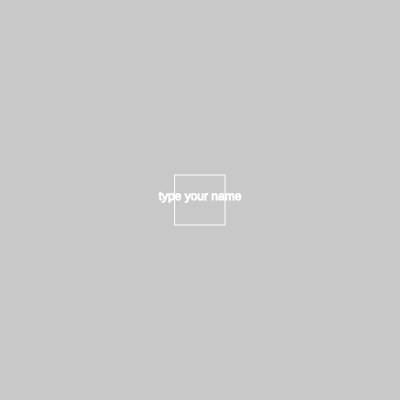
Frame 1 (no input)
Frame 60 (no input): identical to frame 1, image omitted
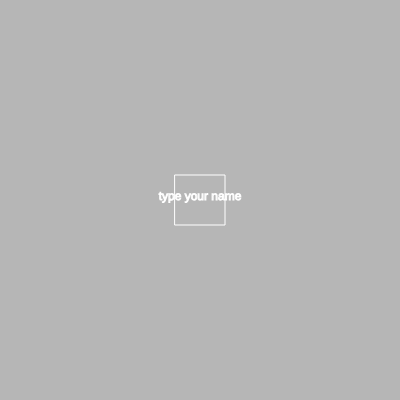
Frame 120 (the mouse pressed at the canvas centre since frame 60)

The p5.js sketch that drew these frames (run headless with seeded random() and noise() and a simulated clock; from frame 60 on, the mouse is pressed at the canvas centre):

// p5.js sketch
// ── sketch.js
// https://p5js.org/reference/#DOM

//activity make something happen inside the canvas once you change the input, think simple but effective. Consider the challenge of the background function in the draw loop, is there a way to leave the shapes? maybe createGraphic()?

let canvas;
let bgcolor;
let button;
let slider;
let input;
let inputP;
let nameP;

function setup() {
  canvas = createCanvas(400, 400);
  bgcolor = color(200);

  //DOM

  //mouseover and mouseout functions can work on canvas and mousePressed function on canvas
  canvas.mouseOver(overpara);
  canvas.mouseOut(outpara);
  canvas.mousePressed(changeColor);

  //mouseover and mouseout functions
  nameP = createP("Your name!");
  nameP.mouseOver(overpara);
  nameP.mouseOut(outpara);

  createP(""); //cheeky way to make space
  button = createButton("Change Color!");
  button.mousePressed(changeColor);

  createP(""); //cheeky way to make space
  slider = createSlider(10, 100, 50);

  createP(""); //cheeky way to make space
  input = createInput("type your name");

  inputP = createP("The Text you Type will be here.");

  input.changed(updateText); //changed checks any change after the action

  input.input(updateText); //input checks any change (even while presently changing)

  noCursor();
}

function updateText() {
  nameP.html(input.value()); //changes nameP once changed
}

function overpara() {
  nameP.html("your mouse is over me!");
}

function outpara() {
  nameP.html("your mouse is out");
}

function changeColor() {
  bgcolor = color(random(255));
}

function draw() {
  background(bgcolor);

  //update DOM
  inputP.html(input.value());
  rectMode(CENTER);
  noFill();
  stroke(255, 255, 255);
  rect(200, 200, slider.value());
  textAlign(CENTER);
  text(input.value(), 200, 200);
}

// function randomShape() {
//   fill(255);
//   rect(random(400), random(400), random(50));
// }
